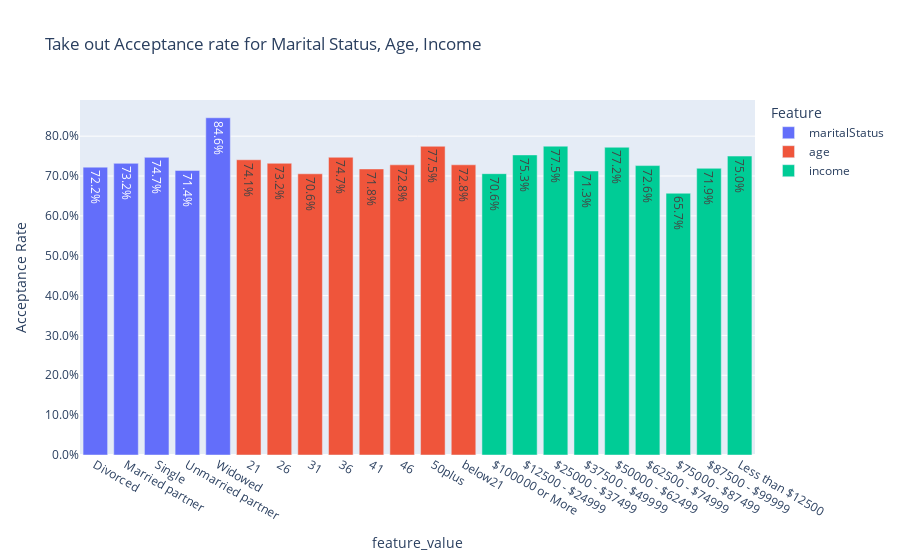

Notebook source saved alongside this figure:
### Code cell
# Acceptance rate for feature in martial status, age income
fig=px.bar(df_out_ap[df_out_ap.Feature.isin(['maritalStatus', 'age', 'income'])], 
           x='feature_value', y='Acceptance Rate', color='Feature', text_auto=True,
            title='Take out Acceptance rate for Marital Status, Age, Income')
fig.update_yaxes(tickformat=".1%")

### Figure 1 — Plotly figure (JSON) as saved in the notebook; plotly's stock layout.template omitted (floating-point values rounded to 4 significant figures)
{"data": [{"alignmentgroup": "True", "hovertemplate": "Feature=maritalStatus<br>feature_value=%{x}<br>Acceptance Rate=%{y}<extra></extra>", "legendgroup": "maritalStatus", "marker": {"color": "#636efa", "pattern": {"shape": ""}}, "name": "maritalStatus", "offsetgroup": "maritalStatus", "orientation": "v", "showlegend": true, "textposition": "auto", "texttemplate": "%{y}", "type": "bar", "x": ["Divorced", "Married partner", "Single", "Unmarried partner", "Widowed"], "xaxis": "x", "y": [0.7222, 0.7317, 0.7468, 0.7139, 0.8462], "yaxis": "y"}, {"alignmentgroup": "True", "hovertemplate": "Feature=age<br>feature_value=%{x}<br>Acceptance Rate=%{y}<extra></extra>", "legendgroup": "age", "marker": {"color": "#EF553B", "pattern": {"shape": ""}}, "name": "age", "offsetgroup": "age", "orientation": "v", "showlegend": true, "textposition": "auto", "texttemplate": "%{y}", "type": "bar", "x": ["21", "26", "31", "36", "41", "46", "50plus", "below21"], "xaxis": "x", "y": [0.7407, 0.7319, 0.7056, 0.747, 0.7177, 0.728, 0.7746, 0.7281], "yaxis": "y"}, {"alignmentgroup": "True", "hovertemplate": "Feature=income<br>feature_value=%{x}<br>Acceptance Rate=%{y}<extra></extra>", "legendgroup": "income", "marker": {"color": "#00cc96", "pattern": {"shape": ""}}, "name": "income", "offsetgroup": "income", "orientation": "v", "showlegend": true, "textposition": "auto", "texttemplate": "%{y}", "type": "bar", "x": ["$100000 or More", "$12500 - $24999", "$25000 - $37499", "$37500 - $49999", "$50000 - $62499", "$62500 - $74999", "$75000 - $87499", "$87500 - $99999", "Less than $12500"], "xaxis": "x", "y": [0.7059, 0.7529, 0.7749, 0.7126, 0.7721, 0.7261, 0.6568, 0.7193, 0.75], "yaxis": "y"}], "layout": {"barmode": "relative", "legend": {"title": {"text": "Feature"}, "tracegroupgap": 0}, "title": {"text": "Take out Acceptance rate for Marital Status, Age, Income"}, "xaxis": {"anchor": "y", "domain": [0, 1], "title": {"text": "feature_value"}}, "yaxis": {"anchor": "x", "domain": [0, 1], "tickformat": ".1%", "title": {"text": "Acceptance Rate"}}}}
